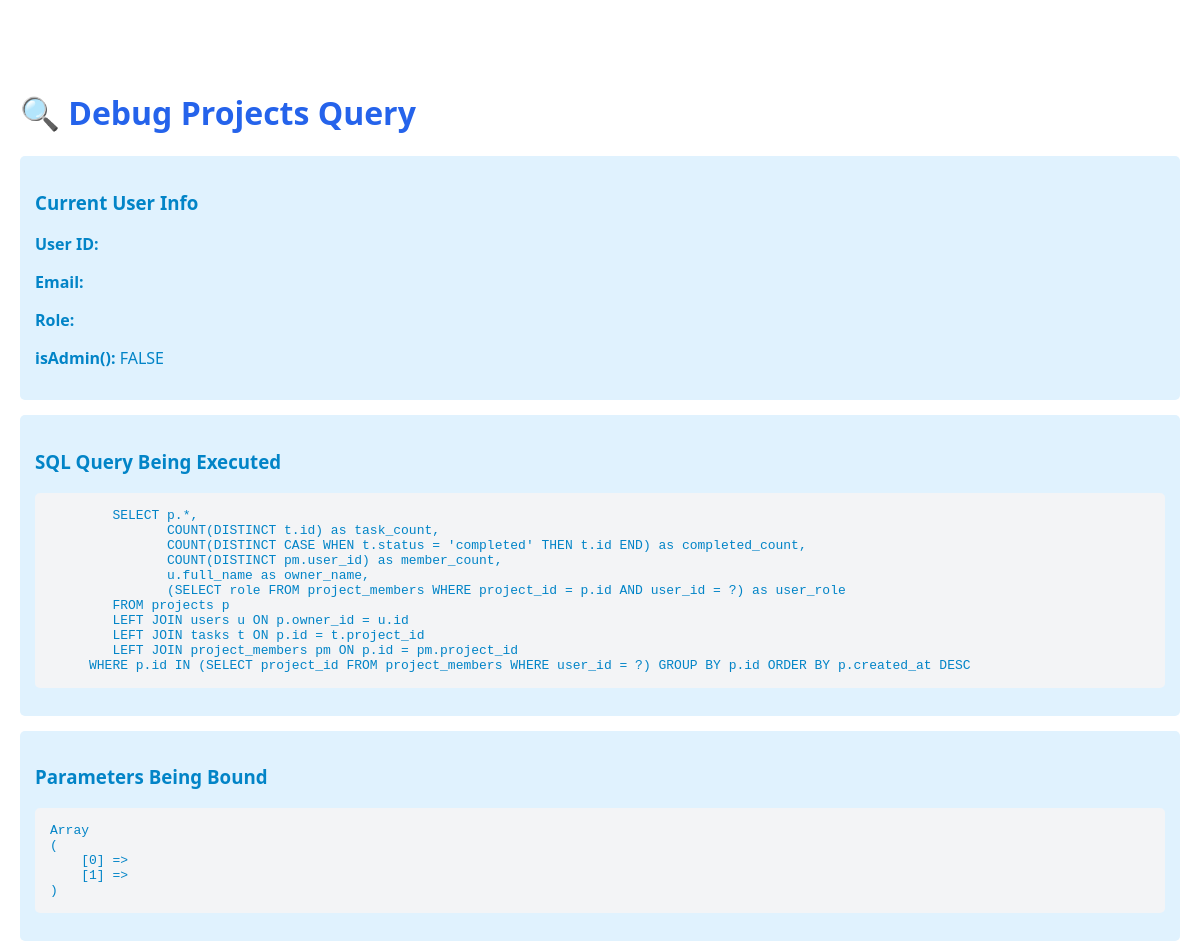
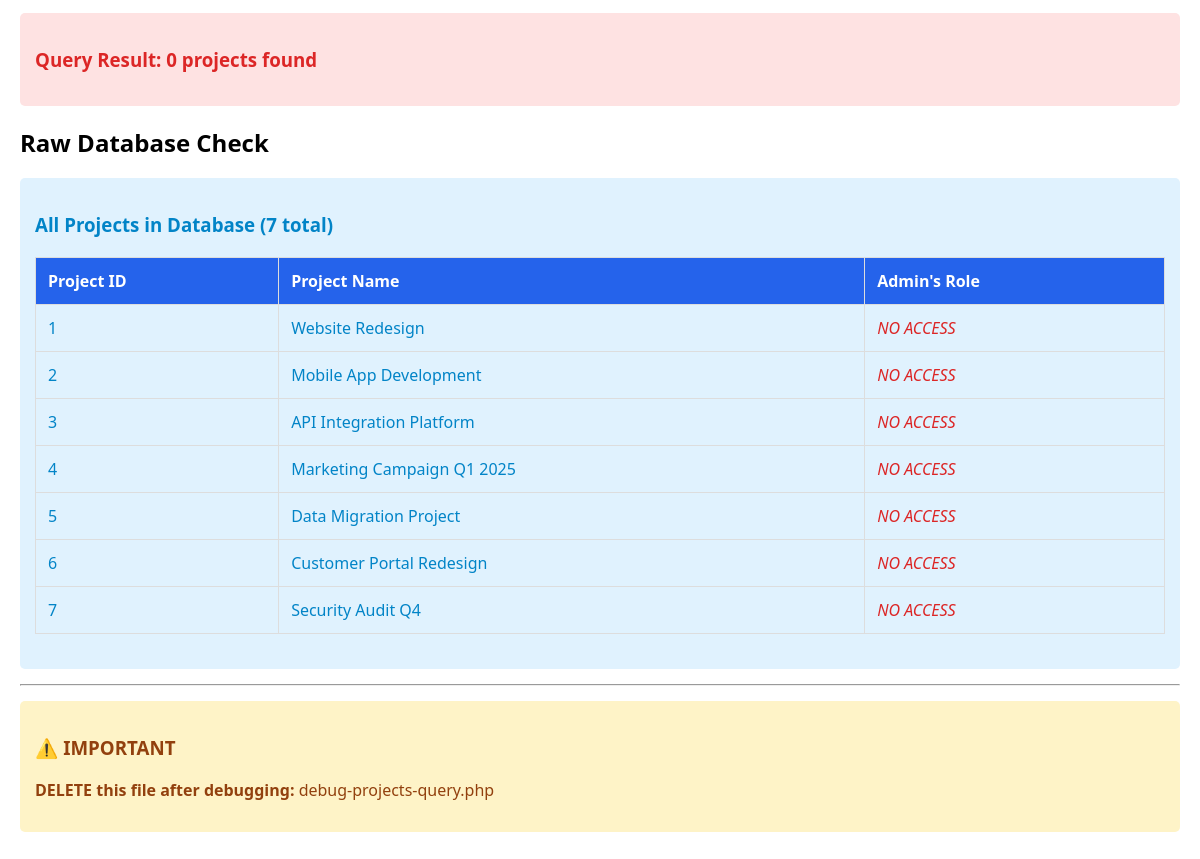
Screenshot of /debug-projects-query.php with the database file from the repository (2 pictures, top to bottom).
### tables this page shows
CREATE TABLE projects (
    id INT PRIMARY KEY AUTO_INCREMENT,
    name VARCHAR(150) NOT NULL,
    description TEXT,
    owner_id INT NOT NULL,
    status ENUM('active', 'completed', 'archived') DEFAULT 'active',
    start_date DATE,
    end_date DATE,
    created_at TIMESTAMP DEFAULT CURRENT_TIMESTAMP,
    updated_at TIMESTAMP DEFAULT CURRENT_TIMESTAMP ON UPDATE CURRENT_TIMESTAMP,
    FOREIGN KEY (owner_id) REFERENCES users(id) ON DELETE CASCADE,
    INDEX idx_owner (owner_id),
    INDEX idx_status (status)
);

### includes/auth.php (called while the page is built, shortened)
<?php
function isLoggedIn() {
    return isset($_SESSION['user_id']) && isset($_SESSION['logged_in']) && $_SESSION['logged_in'] === true;
}
function getCurrentUserId() {
    return isLoggedIn() ? $_SESSION['user_id'] : null;
}
function getCurrentUser($pdo) {
    $userId = getCurrentUserId();
    if (!$userId) {
        return null;
    }
    $stmt = $pdo->prepare("SELECT id, username, email, full_name, avatar, role, created_at, last_login FROM users WHERE id = ?");
    $stmt->execute([$userId]);
    return $stmt->fetch();
}
function isAdmin() {
    return isLoggedIn() && isset($_SESSION['user_role']) && $_SESSION['user_role'] === USER_ROLE_ADMIN;
}

### debug-projects-query.php (the view, shortened to what this page needs)
<?php
require_once 'config/config.php';
require_once 'includes/auth.php';
echo "<!DOCTYPE html><html><head><title>Debug Projects Query</title><style>body{font-family:system-ui;max-width:1200px;margin:50px auto;padding:20px}h1{color:#2563eb}.success{color:#059669;padding:15px;background:#d1fae5;border-radius:5px;margin:15px 0}.error{color:#dc2626;padding:15px;background:#fee2e2;border-radius:5px;margin:15px 0}.info{color:#0284c7;padding:15px;background:#e0f2fe;border-radius:5px;margin:15px 0}table{width:100%;border-collapse:collapse;margin:20px 0}th,td{border:1px solid #ddd;padding:12px;text-align:left}th{background:#2563eb;color:white}pre{background:#f3f4f6;padding:15px;border-radius:5px;overflow-x:auto}</style></head><body>";
echo "<h1>🔍 Debug Projects Query</h1>";
try {
    $currentUser = getCurrentUser($pdo);
    $userId = $currentUser['id'];
    $isAdmin = isAdmin();
    echo "<div class='info'>";
    echo "<h3>Current User Info</h3>";
    echo "<p><strong>User ID:</strong> {$userId}</p>";
    echo "<p><strong>Email:</strong> {$currentUser['email']}</p>";
    echo "<p><strong>Role:</strong> {$currentUser['role']}</p>";
    echo "<p><strong>isAdmin():</strong> " . ($isAdmin ? 'TRUE' : 'FALSE') . "</p>";
    echo "</div>";
    $sql = "
        SELECT p.*,
               COUNT(DISTINCT t.id) as task_count,
               COUNT(DISTINCT CASE WHEN t.status = 'completed' THEN t.id END) as completed_count,
               COUNT(DISTINCT pm.user_id) as member_count,
               u.full_name as owner_name,
               (SELECT role FROM project_members WHERE project_id = p.id AND user_id = ?) as user_role
        FROM projects p
        LEFT JOIN users u ON p.owner_id = u.id
        LEFT JOIN tasks t ON p.id = t.project_id
        LEFT JOIN project_members pm ON p.id = pm.project_id
    ";
    if (!$isAdmin) {
        $sql .= " WHERE p.id IN (SELECT project_id FROM project_members WHERE user_id = ?)";
    }
    $sql .= " GROUP BY p.id ORDER BY p.created_at DESC";
    echo "<div class='info'>";
    echo "<h3>SQL Query Being Executed</h3>";
    echo "<pre>" . htmlspecialchars($sql) . "</pre>";
    echo "</div>";
    $stmt = $pdo->prepare($sql);
    $params = [];
    if (!$isAdmin) {
        $params[] = $userId;
        $params[] = $userId;
    } else {
        $params[] = $userId;
    }
    echo "<div class='info'>";
    echo "<h3>Parameters Being Bound</h3>";
    echo "<pre>" . print_r($params, true) . "</pre>";
    echo "</div>";
    $stmt->execute($params);
    $projects = $stmt->fetchAll();
    echo "<div class='" . (count($projects) > 0 ? "success" : "error") . "'>";
    echo "<h3>Query Result: " . count($projects) . " projects found</h3>";
    echo "</div>";
    echo "<h2>Raw Database Check</h2>";
    $projectsStmt = $pdo->query("SELECT COUNT(*) as count FROM projects");
    $totalProjects = $projectsStmt->fetch()['count'];
    $membersStmt = $pdo->prepare("
        SELECT p.id, p.name, pm.role
        FROM projects p
        LEFT JOIN project_members pm ON p.id = pm.project_id AND pm.user_id = ?
        ORDER BY p.id
    ");
    $membersStmt->execute([$userId]);
    $allProjects = $membersStmt->fetchAll();
    echo "<div class='info'>";
    echo "<h3>All Projects in Database ({$totalProjects} total)</h3>";
    echo "<table>";
    echo "<tr><th>Project ID</th><th>Project Name</th><th>Admin's Role</th></tr>";
    foreach ($allProjects as $proj) {
        echo "<tr>";
        echo "<td>{$proj['id']}</td>";
        echo "<td>" . htmlspecialchars($proj['name']) . "</td>";
        echo "<td>" . ($proj['role'] ? "<strong>{$proj['role']}</strong>" : "<em style='color:#dc2626'>NO ACCESS</em>") . "</td>";
        echo "</tr>";
    }
    echo "</table>";
    echo "</div>";
} catch (Exception $e) {
    echo "<div class='error'>";
    echo "<h3>❌ Error</h3>";
    echo "<p>" . htmlspecialchars($e->getMessage()) . "</p>";
    echo "<pre>" . htmlspecialchars($e->getTraceAsString()) . "</pre>";
    echo "</div>";
}
echo "<hr>";
echo "<div style='background:#fef3c7;padding:15px;border-radius:5px;margin:15px 0;color:#92400e'>";
echo "<h3>⚠️ IMPORTANT</h3>";
echo "<p><strong>DELETE this file after debugging:</strong> debug-projects-query.php</p>";
echo "</div>";
echo "</body></html>";
?>

### debug-projects-query.php (style rules this page uses)
body { font-family:system-ui;max-width:1200px;margin:50px auto;padding:20px }
h1 { color:#2563eb }
.error { color:#dc2626;padding:15px;background:#fee2e2;border-radius:5px;margin:15px 0 }
.info { color:#0284c7;padding:15px;background:#e0f2fe;border-radius:5px;margin:15px 0 }
table { width:100%;border-collapse:collapse;margin:20px 0 }
th,td { border:1px solid #ddd;padding:12px;text-align:left }
th { background:#2563eb;color:white }
pre { background:#f3f4f6;padding:15px;border-radius:5px;overflow-x:auto }

### rows the page displays
projects: id "1", name "Website Redesign"
projects: id "2", name "Mobile App Development"
projects: id "3", name "API Integration Platform"
projects: id "4", name "Marketing Campaign Q1 2025"
projects: id "5", name "Data Migration Project"
projects: id "6", name "Customer Portal Redesign"
projects: id "7", name "Security Audit Q4"

### other values shown
print_r($params, true) "Array ( [0] => [1] => )"
count($projects) "0"
$totalProjects "7"
